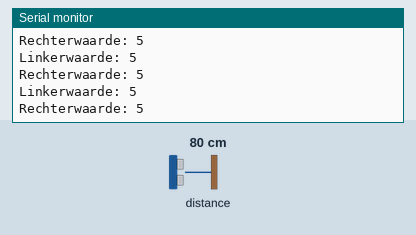
The sketch below on a simulated Arduino Leonardo, built with avr-gcc and run on an emulated ATmega32U4. Parts: the last lines printed to the serial monitor. The test bench sets the inputs (shaded band); at power-on: distance to the obstacle 80 cm.

Above: at 1.2 s.
1.3 s: distance to the obstacle set to 18 cm
At 1.9 s:
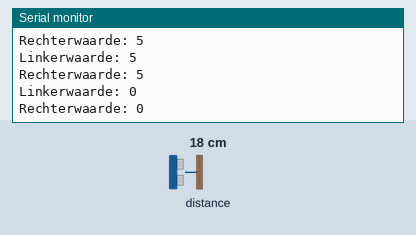
At 2.8 s:
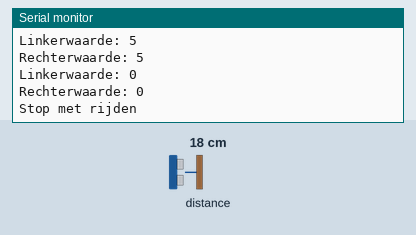

The sketch:

proximitysensor_V1_may3h.ino
```cpp
#include <Wire.h>
#include <Zumo32U4.h>

const uint32_t sensorThreshold = 1;

//Het object frontProxSensor wordt aangemaakt.
Zumo32U4ProximitySensors frontProxSensor;


void setup() {

  //Het object frontProxSensor wordt geconfigureerd,
  //zodat het alleen de voorste proximity sensor kan gebruiken.
  frontProxSensor.initFrontSensor();
}

void loop() {
  //Lees de waarden van de sensor.
  frontProxSensor.read();

  //hier worden twee variabelen aangemaakt
  //het aantal helderheidniveaus worden terug gegeven voor de linker led,
  //die de voorste proximity sensor heeft geactiveerd.
  uint32_t leftValue = frontProxSensor.countsFrontWithLeftLeds();

  //het aantal helderheidniveaus worden terug gegeven voor de rechter led,
  //die de voorste proximity sensor heeft geactiveerd.
  uint32_t rightValue = frontProxSensor.countsFrontWithRightLeds();

  //Omkeren van de waarden.
  leftValue = 5 - leftValue;
  rightValue = 5 - rightValue;

  //Print de waarden.
  Serial.print("Linkerwaarde: ");
  Serial.println(leftValue);
  Serial.print("Rechterwaarde: ");
  Serial.println(rightValue);

  delay(500);

  //Als één van de waardes gelijk is aan "0",
  //dan wordt er geprint "Stop met rijden".
  if (leftValue == 0 || rightValue == 0) {
    Serial.println("Stop met rijden");
    delay(5000);
  }
}
```

Measured:
- after the input at 1.3 s, the serial monitor: prints a new line after 0.22 s (image 1)
